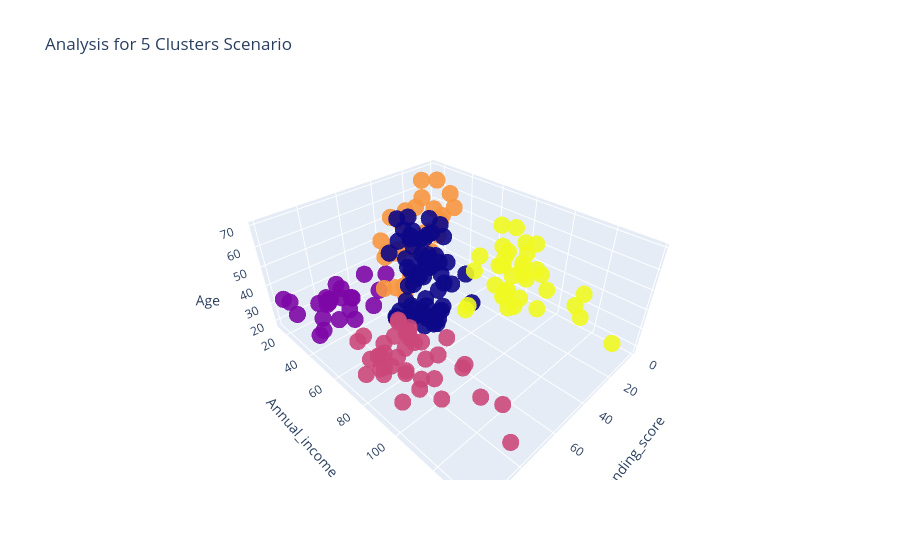

Notebook source saved alongside this figure:
### Markdown cell above
#### We will also visualize the 5 clusters analysis on the 3-D plane for better understanding.¶

### Code cell
trace1 = go.Scatter3d(
    x= X['Spending_score'],
    y= X['Annual_income'],
    z= X['Age'],
    mode='markers',
     marker=dict(
        color = labels, 
        size= 10,
        line=dict(
            color= labels,
        ),
        opacity = 0.9
     )
)
layout = go.Layout(
    title= 'Analysis for 5 Clusters Scenario',
    scene = dict(
            xaxis = dict(title  = 'Spending_score'),
            yaxis = dict(title  = 'Annual_income'),
            zaxis = dict(title  = 'Age')
        )
)
fig = go.Figure(data=trace1, layout=layout)
py.offline.iplot(fig)

### Figure 1 — Plotly figure (JSON) as saved in the notebook; plotly's stock layout.template omitted (floating-point values rounded to 4 significant figures; data arrays with more than 128 entries replaced by an {"elided": "..."} marker saying what was removed)
{"data": [{"marker": {"color": {"elided": "200 int values"}, "line": {"color": {"elided": "200 int values"}}, "opacity": 0.9, "size": 10}, "mode": "markers", "type": "scatter3d", "x": {"elided": "200 int values"}, "y": {"elided": "200 int values"}, "z": {"elided": "200 int values"}}], "layout": {"scene": {"xaxis": {"title": {"text": "Spending_score"}}, "yaxis": {"title": {"text": "Annual_income"}}, "zaxis": {"title": {"text": "Age"}}}, "title": {"text": "Analysis for 5 Clusters Scenario"}}}
